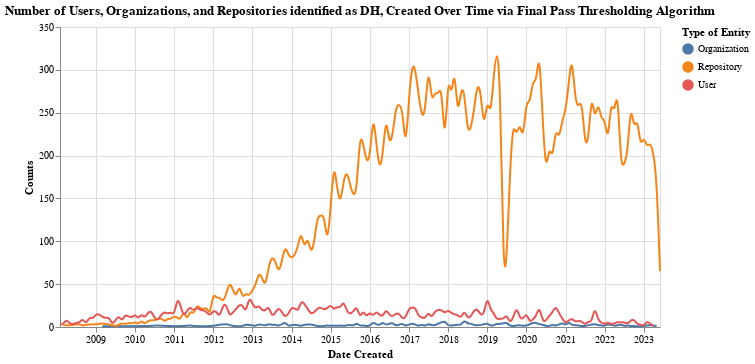

Notebook cell for this chart:
### Code cell
finalpass_chart

### Figure 1 — Vega-Lite specification as saved in the notebook (floating-point values rounded to 4 significant figures; data arrays with more than 128 entries replaced by an {"elided": "..."} marker saying what was removed)
{"$schema": "https://vega.github.io/schema/vega-lite/v5.6.1.json", "config": {"view": {"continuousHeight": 300, "continuousWidth": 300}}, "data": {"name": "data-899440e6e96838356f62ba3154f1f7f3"}, "datasets": {"data-899440e6e96838356f62ba3154f1f7f3": {"elided": "494 records"}}, "height": 300, "layer": [{"encoding": {"color": {"field": "data_type", "title": "Type of Entity", "type": "nominal"}, "x": {"axis": {"format": "%Y"}, "field": "date", "title": "Date Created", "type": "temporal"}, "y": {"field": "counts", "title": "Counts", "type": "quantitative"}}, "mark": {"interpolate": "basis", "type": "line"}}, {"encoding": {"opacity": {"value": 0}, "x": {"field": "date", "type": "temporal"}}, "mark": {"type": "point"}, "name": "view_3"}, {"encoding": {"color": {"field": "data_type", "title": "Type of Entity", "type": "nominal"}, "opacity": {"condition": {"empty": false, "param": "param_3", "value": 1}, "value": 0}, "x": {"axis": {"format": "%Y"}, "field": "date", "title": "Date Created", "type": "temporal"}, "y": {"field": "counts", "title": "Counts", "type": "quantitative"}}, "mark": {"type": "point"}}, {"encoding": {"x": {"field": "date", "type": "temporal"}}, "mark": {"color": "gray", "type": "rule"}, "transform": [{"filter": {"empty": false, "param": "param_3"}}]}, {"encoding": {"color": {"field": "data_type", "title": "Type of Entity", "type": "nominal"}, "text": {"condition": {"empty": false, "field": "counts", "param": "param_3"}, "value": " "}, "x": {"axis": {"format": "%Y"}, "field": "date", "title": "Date Created", "type": "temporal"}, "y": {"field": "counts", "title": "Counts", "type": "quantitative"}}, "mark": {"align": "left", "dx": 5, "dy": -5, "type": "text"}}], "params": [{"name": "param_3", "select": {"encodings": ["x"], "nearest": true, "on": "mouseover", "type": "point"}, "views": ["view_3"]}], "title": "Number of Users, Organizations, and Repositories identified as DH, Created Over Time via Final Pass Thresholding Algorithm", "width": 600}
